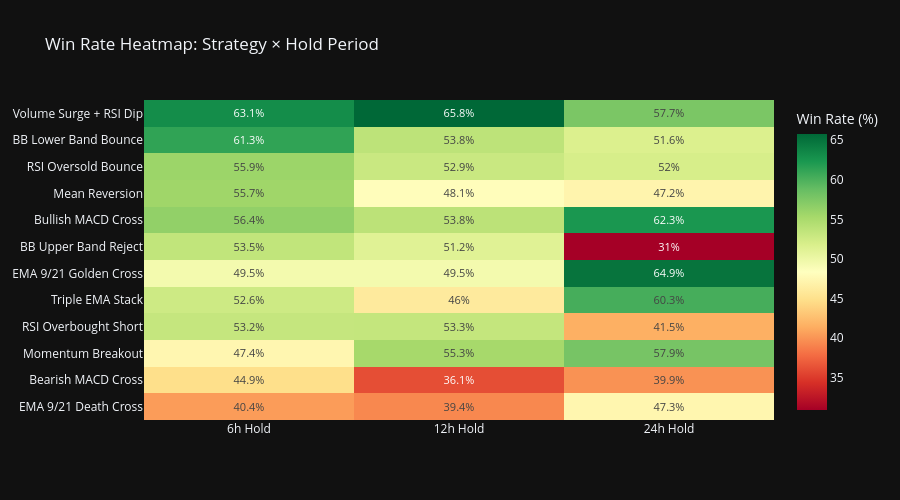

The notebook cell saved with this chart:
### Markdown cell above
## 7. Performance Across Hold Periods — Which Timeframe Works Best?

### Code cell
# Heatmap of Win Rate across strategies and hold periods
pivot_wr = df_results.pivot_table(index='Strategy', columns='Hold (hrs)', values='Win Rate (%)', aggfunc='first')
pivot_wr = pivot_wr.reindex(df_6h['Strategy'].tolist())  # Sort by 6h ranking

fig = go.Figure(data=go.Heatmap(
    z=pivot_wr.values,
    x=[f'{h}h Hold' for h in pivot_wr.columns],
    y=pivot_wr.index,
    colorscale='RdYlGn',
    text=np.round(pivot_wr.values, 1),
    texttemplate='%{text}%',
    textfont={'size': 11},
    colorbar_title='Win Rate (%)'
))
fig.update_layout(
    title='Win Rate Heatmap: Strategy × Hold Period',
    height=500,
    template='plotly_dark',
    yaxis=dict(autorange='reversed')
)
fig.show()

### Figure 1 — Plotly figure (JSON) as saved in the notebook; plotly's stock layout.template omitted (floating-point values rounded to 4 significant figures)
{"data": [{"colorbar": {"title": {"text": "Win Rate (%)"}}, "colorscale": [[0, "rgb(165,0,38)"], [0.1, "rgb(215,48,39)"], [0.2, "rgb(244,109,67)"], [0.3, "rgb(253,174,97)"], [0.4, "rgb(254,224,139)"], [0.5, "rgb(255,255,191)"], [0.6, "rgb(217,239,139)"], [0.7, "rgb(166,217,106)"], [0.8, "rgb(102,189,99)"], [0.9, "rgb(26,152,80)"], [1, "rgb(0,104,55)"]], "text": [[63.1, 65.8, 57.7], [61.3, 53.8, 51.6], [55.9, 52.9, 52.0], [55.7, 48.1, 47.2], [56.4, 53.8, 62.3], [53.5, 51.2, 31.0], [49.5, 49.5, 64.9], [52.6, 46.0, 60.3], [53.2, 53.3, 41.5], [47.4, 55.3, 57.9], [44.9, 36.1, 39.9], [40.4, 39.4, 47.3]], "textfont": {"size": 11}, "texttemplate": "%{text}%", "type": "heatmap", "x": ["6h Hold", "12h Hold", "24h Hold"], "y": ["Volume Surge + RSI Dip", "BB Lower Band Bounce", "RSI Oversold Bounce", "Mean Reversion", "Bullish MACD Cross", "BB Upper Band Reject", "EMA 9/21 Golden Cross", "Triple EMA Stack", "RSI Overbought Short", "Momentum Breakout", "Bearish MACD Cross", "EMA 9/21 Death Cross"], "z": [[63.06, 65.77, 57.66], [61.29, 53.76, 51.61], [55.88, 52.94, 51.96], [55.66, 48.11, 47.17], [56.41, 53.85, 62.34], [53.49, 51.18, 30.95], [49.47, 49.47, 64.89], [52.63, 46.05, 60.27], [53.19, 53.28, 41.54], [47.37, 55.26, 57.89], [44.87, 36.13, 39.87], [40.43, 39.36, 47.31]]}], "layout": {"height": 500, "title": {"text": "Win Rate Heatmap: Strategy × Hold Period"}, "yaxis": {"autorange": "reversed"}}}
